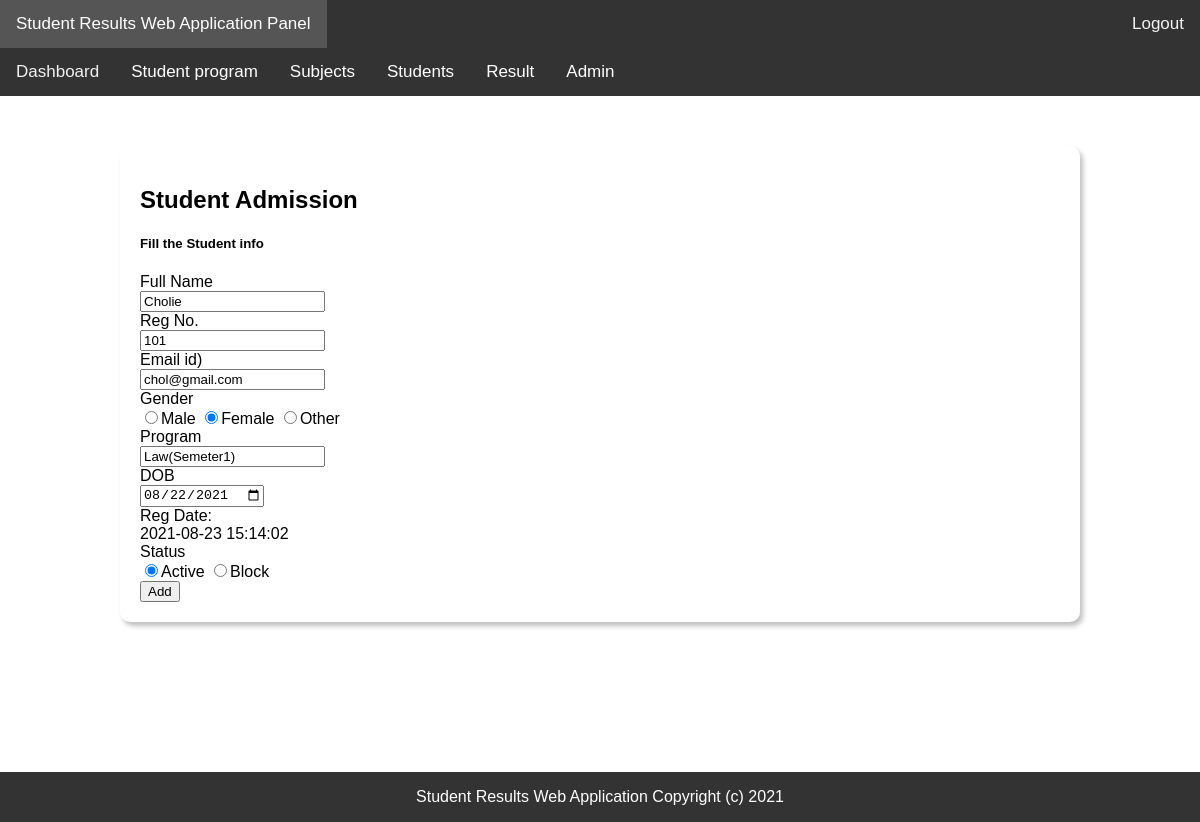
The page /edit-student.php?stid=7 on the database its author committed.
### tables this page shows
CREATE TABLE IF NOT EXISTS `tblstudents` (
  `StudentId` int(11) NOT NULL AUTO_INCREMENT,
  `StudentName` varchar(100) NOT NULL,
  `RollId` varchar(100) NOT NULL,
  `StudentEmail` varchar(100) NOT NULL,
  `Gender` varchar(10) NOT NULL,
  `DOB` varchar(100) NOT NULL,
  `ClassId` int(11) NOT NULL,
  `RegDate` timestamp NOT NULL DEFAULT CURRENT_TIMESTAMP,
  `UpdationDate` timestamp NULL DEFAULT NULL ON UPDATE CURRENT_TIMESTAMP,
  `Status` int(1) NOT NULL,
  PRIMARY KEY (`StudentId`)
);

CREATE TABLE IF NOT EXISTS `tblclasses` (
  `id` int(11) NOT NULL AUTO_INCREMENT,
  `ClassName` varchar(255) DEFAULT NULL,
  `ClassNameNumeric` int(10) NOT NULL,
  `Section` varchar(50) NOT NULL,
  PRIMARY KEY (`id`)
);

### edit-student.php (the view, shortened to what this page needs)
<?php
include('includes/config.php');
if (strlen($_SESSION['alogin']) == "") {
    header("Location: index.php");
} else {
    $stid = intval($_GET['stid']);
?>
    <!DOCTYPE html>
    <html lang="en">
    <head>
                <link rel="stylesheet" href="css/custom.css?v=<?php echo time(); ?>" media="screen">
    </head>
    <body class="top-navbar-fixed">
        <div class="main-wrapper">
            <?php include('includes/topbar.php'); ?>
            <div class="content-wrapper">
                <div class="content-container">
                    <?php include('includes/leftbar.php'); ?>
                    <div class="main-page">
                        <div class="container-fluid">
                            <div class="row page-title-div">
                                <div class="col-md-6">
                                    <h2 class="title">Student Admission</h2>
                                </div>
                            </div>
                        </div>
                        <div class="container-fluid">
                            <div class="row">
                                <div class="col-md-12">
                                    <div class="panel">
                                        <div class="panel-heading">
                                            <div class="panel-title">
                                                <h5>Fill the Student info</h5>
                                            </div>
                                        </div>
                                        <div class="panel-body">
                                            <form class="form-horizontal" method="post">
                                                <?php
                                                $sql = "SELECT tblstudents.StudentName,tblstudents.RollId,tblstudents.RegDate,tblstudents.StudentId,tblstudents.Status,tblstudents.StudentEmail,tblstudents.Gender,tblstudents.DOB,tblclasses.ClassName,tblclasses.Section from tblstudents join tblclasses on tblclasses.id=tblstudents.ClassId where tblstudents.StudentId=:stid";
                                                $query = $dbh->prepare($sql);
                                                $query->bindParam(':stid', $stid, PDO::PARAM_STR);
                                                $query->execute();
                                                $results = $query->fetchAll(PDO::FETCH_OBJ);
                                                if ($query->rowCount() > 0) {
                                                    foreach ($results as $result) {  ?>
                                                        <div class="form-group">
                                                            <label for="default" class="col-sm-2 control-label">Full Name</label>
                                                            <div class="col-sm-10">
                                                                <input type="text" name="fullanme" class="form-control" id="fullanme" value="<?php echo htmlentities($result->StudentName) ?>" required="required" autocomplete="off">
                                                            </div>
                                                        </div>
                                                        <div class="form-group">
                                                            <label for="default" class="col-sm-2 control-label">Reg No.</label>
                                                            <div class="col-sm-10">
                                                                <input type="text" name="rollid" class="form-control" id="rollid" value="<?php echo htmlentities($result->RollId) ?>" maxlength="5" required="required" autocomplete="off">
                                                            </div>
                                                        </div>
                                                        <div class="form-group">
                                                            <label for="default" class="col-sm-2 control-label">Email id)</label>
                                                            <div class="col-sm-10">
                                                                <input type="email" name="emailid" class="form-control" id="email" value="<?php echo htmlentities($result->StudentEmail) ?>" required="required" autocomplete="off">
                                                            </div>
                                                        </div>
                                                        <div class="form-group">
                                                            <label for="default" class="col-sm-2 control-label">Gender</label>
                                                            <div class="col-sm-10">
                                                                <?php $gndr = $result->Gender;
                                                                ?>
                                                                <?php
                                                                if ($gndr == "Female") {
                                                                ?>
                                                                    <input type="radio" name="gender" value="Male" required="required">Male <input type="radio" name="gender" value="Female" required="required" checked>Female <input type="radio" name="gender" value="Other" required="required">Other
                                                                <?php } ?>
                                                            </div>
                                                        </div>
                                                        <div class="form-group">
                                                            <label for="default" class="col-sm-2 control-label">Program</label>
                                                            <div class="col-sm-10">
                                                                <input type="text" name="classname" class="form-control" id="classname" value="<?php echo htmlentities($result->ClassName) ?>(<?php echo htmlentities($result->Section) ?>)" readonly>
                                                            </div>
                                                        </div>
                                                        <div class="form-group">
                                                            <label for="date" class="col-sm-2 control-label">DOB</label>
                                                            <div class="col-sm-10">
                                                                <input type="date" name="dob" class="form-control" value="<?php echo htmlentities($result->DOB) ?>" id="date">
                                                            </div>
                                                        </div>
                                                        <div class="form-group">
                                                            <label for="default" class="col-sm-2 control-label">Reg Date: </label>
                                                            <div class="col-sm-10">
                                                                <?php echo htmlentities($result->RegDate) ?>
                                                            </div>
                                                        </div>
                                                        <div class="form-group">
                                                            <label for="default" class="col-sm-2 control-label">Status</label>
                                                            <div class="col-sm-10">
                                                                <?php $stats = $result->Status;
                                                                if ($stats == "1") {
                                                                ?>
                                                                    <input type="radio" name="status" value="1" required="required" checked>Active <input type="radio" name="status" value="0" required="required">Block
                                                                <?php } ?>
                                                            </div>
                                                        </div>
                                                <?php }
                                                } ?>
                                                <div class="form-group">
                                                    <div class="col-sm-offset-2 col-sm-10">
                                                        <button type="submit" name="submit" class="btn btn-primary">Add</button>
                                                    </div>
                                                </div>
                                            </form>
                                        </div>
                                    </div>
                                </div>
                            </div>
                        </div>
                    </div>
                </div>
            </div>
            <?php include('includes/footer.php'); ?>
    </body>
    </html>
<?PHP } ?>

### css/custom.css (style rules this page uses)
*, *::before, *::after { box-sizing: border-box; }
body { margin:0; font-family: Verdana, Arial, Tahoma, Serif; }
.main-page { width: 80%; margin:0 auto; margin-top: 50px; padding:20px; box-shadow: 3px 4px 5px rgba(0,0,0,0.25); border-radius:10px; height: auto; margin-bottom: 200px; }

### rows shown on the page
tblstudents: fullanme "Cholie", rollid "101", emailid "chol@gmail.com", classname "Law(Semeter1)", dob "08/22/2021", RegDate "2021-08-23 15:14:02"
